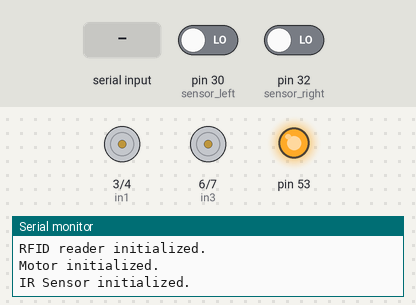
Simulated run of this sketch. Board: Arduino Mega 2560, built with avr-gcc and run on an emulated ATmega2560. On the bench: motor-driver pin pairs drawn as motors (green arrow = first pin HIGH = forward, orange = second pin HIGH = backward, longer = more drive, scaled by the enable pin), output pins drawn as LEDs (lit = HIGH), the last lines printed to the serial monitor. The test bench sets the inputs (shaded band); at power-on: pin 30 (sensor_left) LOW, pin 32 (sensor_right) LOW.

Above: at 1.2 s.
1.3 s: "UID:\n" received over the second serial link
At 2.2 s:
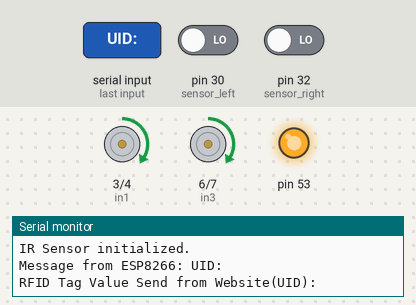
2.8 s: pin 30 (sensor_left) driven HIGH
At 3.8 s:
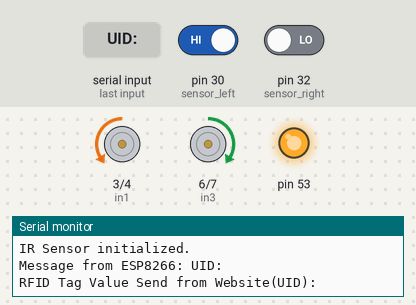
4.3 s: pin 32 (sensor_right) driven HIGH
At 5.3 s:
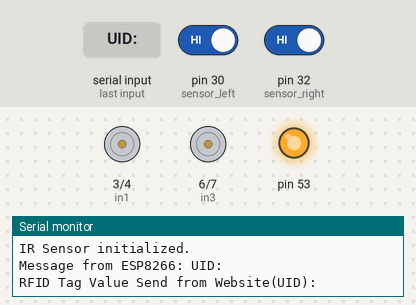
5.8 s: pin 30 (sensor_left) driven LOW
At 6.9 s:
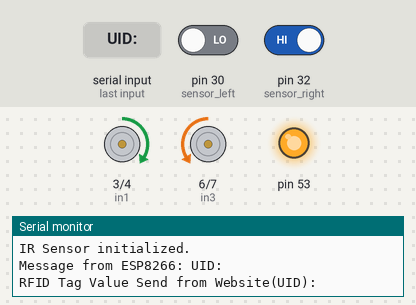
7.3 s: pin 30 (sensor_left) driven HIGH
At 8.3 s:
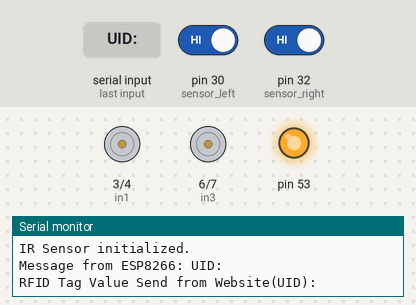
Timing chart, 0 to 10.3 s (numbered marks = the images above; inputs shaded):
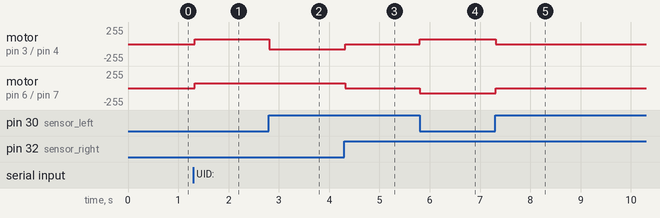

Measured:
- after the input at 1.3 s, motor on pin 3 (in1) / pin 4 (in2), motor on pin 6 (in3) / pin 7 (in4): stopped → forward 75/255 at once
- after the input at 2.8 s, motor on pin 3 (in1) / pin 4 (in2): forward 75/255 → backward 75/255 at once
- after the input at 4.3 s, motor on pin 3 (in1) / pin 4 (in2): backward 75/255 → stopped at once; motor on pin 6 (in3) / pin 7 (in4): forward 75/255 → stopped at once
- after the input at 5.8 s, motor on pin 3 (in1) / pin 4 (in2): stopped → forward 75/255 at once; motor on pin 6 (in3) / pin 7 (in4): stopped → backward 75/255 at once
- after the input at 7.3 s, motor on pin 3 (in1) / pin 4 (in2): forward 75/255 → stopped at once; motor on pin 6 (in3) / pin 7 (in4): backward 75/255 → stopped at once

The sketch:

mega_rfid_linefollow.ino
```cpp
#include <SPI.h>
#include <MFRC522.h>
#include <SoftwareSerial.h>

#define RST_PIN 8   // Define the pin connected to RST on the RFID reader
#define SS_PIN 9    // Define the pin connected to SDA on the RFID reader

MFRC522 rfid(SS_PIN, RST_PIN);  // Create MFRC522 instance

SoftwareSerial espSerial(10, 11); // RX, TX -> ESP8266

// Motor
// - - Motor A - -
const int enA = 2;
const int in1 = 3;
const int in2 = 4;
// - - Motor B - -
const int enB = 5;
const int in3 = 6;
const int in4 = 7;

// IR Sensor
const int sensor_left = 30; //Left Sensor
const int sensor_right = 32; //Right Sensor

// State variables
bool scanningRFID = false;
String expectedUID;

void setup() {
  // Serial Communication
  Serial.begin(9600); // Computer
  espSerial.begin(9600); // ESP8266(NodeMCU)

  // RFID Module
  SPI.begin(); // Init SPI bus(PINS 50,51,52,53)
  rfid.PCD_Init(); // Init RFID Module
  Serial.println("RFID reader initialized.");

  // Motor Pins Control Setting
  pinMode(enA, OUTPUT);
  pinMode(enB, OUTPUT);
  pinMode(in1, OUTPUT);
  pinMode(in2, OUTPUT);
  pinMode(in3, OUTPUT);
  pinMode(in4, OUTPUT);
  digitalWrite(in1, LOW);
  digitalWrite(in2, LOW);
  digitalWrite(in3, LOW);
  digitalWrite(in4, LOW);
  Serial.println("Motor initialized.");

  // IR Sensor
  pinMode(sensor_right, INPUT);
  pinMode(sensor_left, INPUT);
  Serial.println("IR Sensor initialized.");
}

void loop() {
  // Handle RFID scanning
  if (!scanningRFID && espSerial.available()) {
    String message = espSerial.readStringUntil('\n');
    Serial.println("Message from ESP8266: " + message);

    if (message.startsWith("UID:")) {
      expectedUID = message.substring(4); // Remove "UID:" prefix
      expectedUID.trim(); // Remove leading/trailing whitespaces

      Serial.println("RFID Tag Value Send from Website(UID): " + expectedUID);
      scanningRFID = true;
    }
  }

  if (scanningRFID) {
    String cardUID = scanRFIDCard();
    if (cardUID != "") {
      compareAndAct(expectedUID, cardUID);
    }else{
      handleSensorInput();
    }
  }

}

String scanRFIDCard() {
  String cardUID = "";
  if (rfid.PICC_IsNewCardPresent() && rfid.PICC_ReadCardSerial()) {
    for (int i = 0; i < rfid.uid.size; i++) {
      char hexBuffer[3];
      sprintf(hexBuffer, "%02X", rfid.uid.uidByte[i]);
      cardUID += hexBuffer;
    }
    Serial.println("Read RFID Value: " + cardUID);
  }
  return cardUID;
}

void handleSensorInput() {
  int sensor_left_value = digitalRead(sensor_left);
  int sensor_right_value = digitalRead(sensor_right);

  if(sensor_left_value == LOW && sensor_right_value == LOW) {
    moveForward();
  } else if(sensor_left_value == LOW && sensor_right_value == HIGH) {
    turnLeft();
  } else if(sensor_left_value == HIGH && sensor_right_value == LOW) {
    turnRight();
  } else {
    stopMotors();
  }
}

void compareAndAct(String expectedUID, String scannedUID) {
  if (expectedUID.equalsIgnoreCase(scannedUID)) {
    Serial.println("RFID tag found!");
    rotate();
    stopMotors();
    scanningRFID = false; // Reset the RFID scanning flag
  } else {
    Serial.println("RFID tag not found.");
    // Perform action for not finding the RFID tag
  }
}

void moveForward() {
  analogWrite(enA, 75);
  analogWrite(enB, 75);
  digitalWrite(in1, HIGH);
  digitalWrite(in2, LOW);
  digitalWrite(in3, HIGH);
  digitalWrite(in4, LOW);
}

void turnRight() {
  analogWrite(enA, 75);
  analogWrite(enB, 75);
  digitalWrite(in1, LOW);
  digitalWrite(in2, HIGH);
  digitalWrite(in3, HIGH);
  digitalWrite(in4, LOW);
}

void turnLeft() {
  analogWrite(enA, 75);
  analogWrite(enB, 75);
  digitalWrite(in1, HIGH);
  digitalWrite(in2, LOW);
  digitalWrite(in3, LOW);
  digitalWrite(in4, HIGH);
}

void stopMotors() {
  analogWrite(enA, 0);
  analogWrite(enB, 0);
}

void rotate() {
  analogWrite(enA, 100);
  analogWrite(enB, 100);
  digitalWrite(in1, HIGH);
  digitalWrite(in2, LOW);
  digitalWrite(in3, HIGH);
  digitalWrite(in4, LOW);
  delay(1000);
}
```
